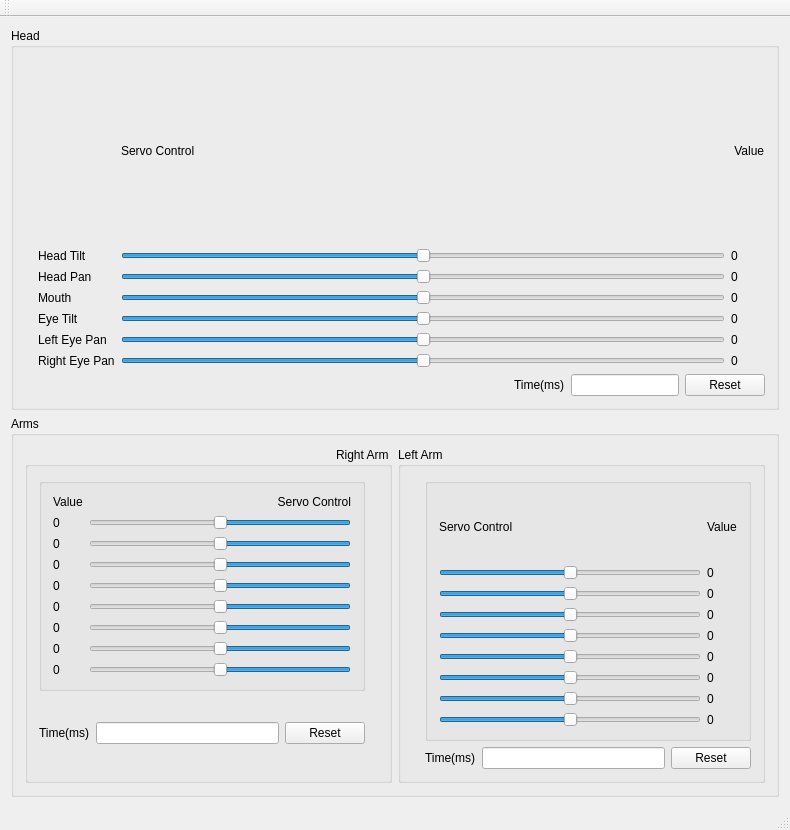
<?xml version="1.0" encoding="UTF-8"?>
<ui version="4.0">
 <class>MainWindow</class>
 <widget class="QMainWindow" name="MainWindow">
  <property name="geometry">
   <rect>
    <x>0</x>
    <y>0</y>
    <width>790</width>
    <height>830</height>
   </rect>
  </property>
  <property name="windowTitle">
   <string>MainWindow</string>
  </property>
  <property name="windowIcon">
   <iconset resource="../resources/images.qrc">
    <normaloff>:/images/icon.png</normaloff>:/images/icon.png</iconset>
  </property>
  <widget class="QWidget" name="centralWidget">
   <layout class="QVBoxLayout" name="verticalLayout">
    <item>
     <widget class="QGroupBox" name="groupBox_head">
      <property name="title">
       <string>Head</string>
      </property>
      <layout class="QHBoxLayout" name="horizontalLayout">
       <item>
        <widget class="QLabel" name="image_head">
         <property name="text">
          <string/>
         </property>
         <property name="pixmap">
          <pixmap resource="../resources/images.qrc">:/images/head.jpg</pixmap>
         </property>
        </widget>
       </item>
       <item>
        <layout class="QVBoxLayout" name="verticalLayout_2">
         <item>
          <layout class="QGridLayout" name="gridLayout_head">
           <item row="3" column="2">
            <widget class="QSlider" name="head_tilt_slider">
             <property name="minimum">
              <number>-99</number>
             </property>
             <property name="orientation">
              <enum>Qt::Horizontal</enum>
             </property>
            </widget>
           </item>
           <item row="4" column="1">
            <widget class="QLabel" name="head_pan_name">
             <property name="text">
              <string>Head Pan</string>
             </property>
            </widget>
           </item>
           <item row="6" column="1">
            <widget class="QLabel" name="eye_tilt_name">
             <property name="text">
              <string>Eye Tilt</string>
             </property>
            </widget>
           </item>
           <item row="6" column="2">
            <widget class="QSlider" name="eye_tilt_slider">
             <property name="minimum">
              <number>-99</number>
             </property>
             <property name="orientation">
              <enum>Qt::Horizontal</enum>
             </property>
            </widget>
           </item>
           <item row="7" column="3">
            <widget class="QLabel" name="left_eye_pan_value">
             <property name="layoutDirection">
              <enum>Qt::LeftToRight</enum>
             </property>
             <property name="autoFillBackground">
              <bool>false</bool>
             </property>
             <property name="text">
              <string>0</string>
             </property>
            </widget>
           </item>
           <item row="0" column="2">
            <widget class="QLabel" name="label_11">
             <property name="text">
              <string>Servo Control</string>
             </property>
            </widget>
           </item>
           <item row="4" column="3">
            <widget class="QLabel" name="head_pan_value">
             <property name="layoutDirection">
              <enum>Qt::LeftToRight</enum>
             </property>
             <property name="autoFillBackground">
              <bool>false</bool>
             </property>
             <property name="text">
              <string>0</string>
             </property>
            </widget>
           </item>
           <item row="3" column="3">
            <widget class="QLabel" name="head_tilt_value">
             <property name="layoutDirection">
              <enum>Qt::LeftToRight</enum>
             </property>
             <property name="autoFillBackground">
              <bool>false</bool>
             </property>
             <property name="text">
              <string>0</string>
             </property>
            </widget>
           </item>
           <item row="8" column="3">
            <widget class="QLabel" name="right_eye_pan_value">
             <property name="layoutDirection">
              <enum>Qt::LeftToRight</enum>
             </property>
             <property name="autoFillBackground">
              <bool>false</bool>
             </property>
             <property name="text">
              <string>0</string>
             </property>
            </widget>
           </item>
           <item row="5" column="1">
            <widget class="QLabel" name="mouth_name">
             <property name="text">
              <string>Mouth</string>
             </property>
            </widget>
           </item>
           <item row="3" column="1">
            <widget class="QLabel" name="head_tilt_name">
             <property name="layoutDirection">
              <enum>Qt::LeftToRight</enum>
             </property>
             <property name="autoFillBackground">
              <bool>false</bool>
             </property>
             <property name="text">
              <string>Head Tilt</string>
             </property>
            </widget>
           </item>
           <item row="5" column="3">
            <widget class="QLabel" name="mouth_value">
             <property name="layoutDirection">
              <enum>Qt::LeftToRight</enum>
             </property>
             <property name="autoFillBackground">
              <bool>false</bool>
             </property>
             <property name="text">
              <string>0</string>
             </property>
            </widget>
           </item>
           <item row="6" column="3">
            <widget class="QLabel" name="eye_tilt_value">
             <property name="layoutDirection">
              <enum>Qt::LeftToRight</enum>
             </property>
             <property name="autoFillBackground">
              <bool>false</bool>
             </property>
             <property name="text">
              <string>0</string>
             </property>
            </widget>
           </item>
           <item row="7" column="1">
            <widget class="QLabel" name="left_eye_pan_name">
             <property name="text">
              <string>Left Eye Pan</string>
             </property>
            </widget>
           </item>
           <item row="8" column="1">
            <widget class="QLabel" name="right_eye_pan_name">
             <property name="text">
              <string>Right Eye Pan</string>
             </property>
            </widget>
           </item>
           <item row="8" column="2">
            <widget class="QSlider" name="right_eye_pan_slider">
             <property name="minimum">
              <number>-99</number>
             </property>
             <property name="orientation">
              <enum>Qt::Horizontal</enum>
             </property>
            </widget>
           </item>
           <item row="5" column="2">
            <widget class="QSlider" name="mouth_slider">
             <property name="minimum">
              <number>-99</number>
             </property>
             <property name="orientation">
              <enum>Qt::Horizontal</enum>
             </property>
            </widget>
           </item>
           <item row="4" column="2">
            <widget class="QSlider" name="head_pan_slider">
             <property name="minimum">
              <number>-99</number>
             </property>
             <property name="orientation">
              <enum>Qt::Horizontal</enum>
             </property>
            </widget>
           </item>
           <item row="0" column="3">
            <widget class="QLabel" name="label_12">
             <property name="text">
              <string> Value</string>
             </property>
            </widget>
           </item>
           <item row="7" column="2">
            <widget class="QSlider" name="left_eye_pan_slider">
             <property name="minimum">
              <number>-99</number>
             </property>
             <property name="orientation">
              <enum>Qt::Horizontal</enum>
             </property>
            </widget>
           </item>
          </layout>
         </item>
         <item>
          <layout class="QHBoxLayout" name="horizontalLayout_3">
           <item>
            <spacer name="horizontalSpacer_7">
             <property name="orientation">
              <enum>Qt::Horizontal</enum>
             </property>
             <property name="sizeHint" stdset="0">
              <size>
               <width>40</width>
               <height>20</height>
              </size>
             </property>
            </spacer>
           </item>
           <item>
            <spacer name="horizontalSpacer">
             <property name="orientation">
              <enum>Qt::Horizontal</enum>
             </property>
             <property name="sizeHint" stdset="0">
              <size>
               <width>40</width>
               <height>20</height>
              </size>
             </property>
            </spacer>
           </item>
           <item>
            <spacer name="horizontalSpacer_2">
             <property name="orientation">
              <enum>Qt::Horizontal</enum>
             </property>
             <property name="sizeHint" stdset="0">
              <size>
               <width>60</width>
               <height>20</height>
              </size>
             </property>
            </spacer>
           </item>
           <item>
            <spacer name="horizontalSpacer_8">
             <property name="orientation">
              <enum>Qt::Horizontal</enum>
             </property>
             <property name="sizeHint" stdset="0">
              <size>
               <width>40</width>
               <height>20</height>
              </size>
             </property>
            </spacer>
           </item>
           <item>
            <spacer name="horizontalSpacer_9">
             <property name="orientation">
              <enum>Qt::Horizontal</enum>
             </property>
             <property name="sizeHint" stdset="0">
              <size>
               <width>40</width>
               <height>20</height>
              </size>
             </property>
            </spacer>
           </item>
           <item>
            <widget class="QLabel" name="head_time_name">
             <property name="text">
              <string>Time(ms)</string>
             </property>
            </widget>
           </item>
           <item>
            <widget class="QLineEdit" name="head_time_value"/>
           </item>
           <item>
            <widget class="QPushButton" name="reset_head_button">
             <property name="text">
              <string>Reset</string>
             </property>
            </widget>
           </item>
          </layout>
         </item>
        </layout>
       </item>
      </layout>
     </widget>
    </item>
    <item>
     <widget class="QGroupBox" name="groupBox_arms">
      <property name="title">
       <string>Arms</string>
      </property>
      <layout class="QHBoxLayout" name="horizontalLayout_7">
       <item>
        <widget class="QGroupBox" name="groupBox_right_arm">
         <property name="layoutDirection">
          <enum>Qt::RightToLeft</enum>
         </property>
         <property name="title">
          <string>Right Arm</string>
         </property>
         <layout class="QHBoxLayout" name="horizontalLayout_4">
          <item>
           <widget class="QLabel" name="label">
            <property name="text">
             <string/>
            </property>
            <property name="pixmap">
             <pixmap resource="../resources/images.qrc">:/images/right_arm.jpg</pixmap>
            </property>
           </widget>
          </item>
          <item>
           <layout class="QVBoxLayout" name="verticalLayout_3">
            <item>
             <widget class="QGroupBox" name="groupBox">
              <property name="layoutDirection">
               <enum>Qt::LeftToRight</enum>
              </property>
              <property name="title">
               <string/>
              </property>
              <layout class="QVBoxLayout" name="verticalLayout_4">
               <item>
                <layout class="QGridLayout" name="gridLayout_4">
                 <item row="3" column="1">
                  <widget class="QSlider" name="right_arm_6_slider">
                   <property name="minimum">
                    <number>-99</number>
                   </property>
                   <property name="orientation">
                    <enum>Qt::Horizontal</enum>
                   </property>
                   <property name="invertedAppearance">
                    <bool>true</bool>
                   </property>
                   <property name="invertedControls">
                    <bool>false</bool>
                   </property>
                  </widget>
                 </item>
                 <item row="8" column="1">
                  <widget class="QSlider" name="right_arm_1_slider">
                   <property name="minimum">
                    <number>-99</number>
                   </property>
                   <property name="orientation">
                    <enum>Qt::Horizontal</enum>
                   </property>
                   <property name="invertedAppearance">
                    <bool>true</bool>
                   </property>
                   <property name="invertedControls">
                    <bool>false</bool>
                   </property>
                  </widget>
                 </item>
                 <item row="2" column="1">
                  <widget class="QSlider" name="right_arm_7_slider">
                   <property name="minimum">
                    <number>-99</number>
                   </property>
                   <property name="orientation">
                    <enum>Qt::Horizontal</enum>
                   </property>
                   <property name="invertedAppearance">
                    <bool>true</bool>
                   </property>
                   <property name="invertedControls">
                    <bool>false</bool>
                   </property>
                  </widget>
                 </item>
                 <item row="0" column="1">
                  <widget class="QLabel" name="label_3">
                   <property name="layoutDirection">
                    <enum>Qt::LeftToRight</enum>
                   </property>
                   <property name="text">
                    <string>Servo Control</string>
                   </property>
                   <property name="alignment">
                    <set>Qt::AlignRight|Qt::AlignTrailing|Qt::AlignVCenter</set>
                   </property>
                  </widget>
                 </item>
                 <item row="2" column="0">
                  <widget class="QLabel" name="right_arm_7_value">
                   <property name="layoutDirection">
                    <enum>Qt::LeftToRight</enum>
                   </property>
                   <property name="autoFillBackground">
                    <bool>false</bool>
                   </property>
                   <property name="text">
                    <string>0</string>
                   </property>
                  </widget>
                 </item>
                 <item row="5" column="0">
                  <widget class="QLabel" name="right_arm_4_value">
                   <property name="layoutDirection">
                    <enum>Qt::LeftToRight</enum>
                   </property>
                   <property name="autoFillBackground">
                    <bool>false</bool>
                   </property>
                   <property name="text">
                    <string>0</string>
                   </property>
                  </widget>
                 </item>
                 <item row="1" column="1">
                  <widget class="QSlider" name="right_arm_8_slider">
                   <property name="minimum">
                    <number>-99</number>
                   </property>
                   <property name="orientation">
                    <enum>Qt::Horizontal</enum>
                   </property>
                   <property name="invertedAppearance">
                    <bool>true</bool>
                   </property>
                   <property name="invertedControls">
                    <bool>false</bool>
                   </property>
                  </widget>
                 </item>
                 <item row="0" column="0">
                  <widget class="QLabel" name="label_5">
                   <property name="text">
                    <string>Value</string>
                   </property>
                  </widget>
                 </item>
                 <item row="1" column="0">
                  <widget class="QLabel" name="right_arm_8_value">
                   <property name="layoutDirection">
                    <enum>Qt::LeftToRight</enum>
                   </property>
                   <property name="autoFillBackground">
                    <bool>false</bool>
                   </property>
                   <property name="text">
                    <string>0</string>
                   </property>
                  </widget>
                 </item>
                 <item row="3" column="0">
                  <widget class="QLabel" name="right_arm_6_value">
                   <property name="layoutDirection">
                    <enum>Qt::LeftToRight</enum>
                   </property>
                   <property name="autoFillBackground">
                    <bool>false</bool>
                   </property>
                   <property name="text">
                    <string>0</string>
                   </property>
                  </widget>
                 </item>
                 <item row="7" column="0">
                  <widget class="QLabel" name="right_arm_2_value">
                   <property name="layoutDirection">
                    <enum>Qt::LeftToRight</enum>
                   </property>
                   <property name="autoFillBackground">
                    <bool>false</bool>
                   </property>
                   <property name="text">
                    <string>0</string>
                   </property>
                  </widget>
                 </item>
                 <item row="5" column="1">
                  <widget class="QSlider" name="right_arm_4_slider">
                   <property name="minimum">
                    <number>-99</number>
                   </property>
                   <property name="orientation">
                    <enum>Qt::Horizontal</enum>
                   </property>
                   <property name="invertedAppearance">
                    <bool>true</bool>
                   </property>
                   <property name="invertedControls">
                    <bool>false</bool>
                   </property>
                  </widget>
                 </item>
                 <item row="6" column="1">
                  <widget class="QSlider" name="right_arm_3_slider">
                   <property name="minimum">
                    <number>-99</number>
                   </property>
                   <property name="orientation">
                    <enum>Qt::Horizontal</enum>
                   </property>
                   <property name="invertedAppearance">
                    <bool>true</bool>
                   </property>
                   <property name="invertedControls">
                    <bool>false</bool>
                   </property>
                  </widget>
                 </item>
                 <item row="7" column="1">
                  <widget class="QSlider" name="right_arm_2_slider">
                   <property name="minimum">
                    <number>-99</number>
                   </property>
                   <property name="orientation">
                    <enum>Qt::Horizontal</enum>
                   </property>
                   <property name="invertedAppearance">
                    <bool>true</bool>
                   </property>
                   <property name="invertedControls">
                    <bool>false</bool>
                   </property>
                  </widget>
                 </item>
                 <item row="8" column="0">
                  <widget class="QLabel" name="right_arm_1_value">
                   <property name="layoutDirection">
                    <enum>Qt::LeftToRight</enum>
                   </property>
                   <property name="autoFillBackground">
                    <bool>false</bool>
                   </property>
                   <property name="text">
                    <string>0</string>
                   </property>
                  </widget>
                 </item>
                 <item row="4" column="0">
                  <widget class="QLabel" name="right_arm_5_value">
                   <property name="layoutDirection">
                    <enum>Qt::LeftToRight</enum>
                   </property>
                   <property name="autoFillBackground">
                    <bool>false</bool>
                   </property>
                   <property name="text">
                    <string>0</string>
                   </property>
                  </widget>
                 </item>
                 <item row="6" column="0">
                  <widget class="QLabel" name="right_arm_3_value">
                   <property name="layoutDirection">
                    <enum>Qt::LeftToRight</enum>
                   </property>
                   <property name="autoFillBackground">
                    <bool>false</bool>
                   </property>
                   <property name="text">
                    <string>0</string>
                   </property>
                  </widget>
                 </item>
                 <item row="4" column="1">
                  <widget class="QSlider" name="right_arm_5_slider">
                   <property name="minimum">
                    <number>-99</number>
                   </property>
                   <property name="orientation">
                    <enum>Qt::Horizontal</enum>
                   </property>
                   <property name="invertedAppearance">
                    <bool>true</bool>
                   </property>
                   <property name="invertedControls">
                    <bool>false</bool>
                   </property>
                  </widget>
                 </item>
                </layout>
               </item>
              </layout>
             </widget>
            </item>
            <item>
             <layout class="QHBoxLayout" name="horizontalLayout_5">
              <item>
               <widget class="QPushButton" name="reset_right_arm_button">
                <property name="text">
                 <string>Reset</string>
                </property>
               </widget>
              </item>
              <item>
               <widget class="QLineEdit" name="right_arm_time_value"/>
              </item>
              <item>
               <widget class="QLabel" name="right_arm_time_name">
                <property name="text">
                 <string>Time(ms)</string>
                </property>
               </widget>
              </item>
             </layout>
            </item>
           </layout>
          </item>
         </layout>
        </widget>
       </item>
       <item>
        <widget class="QGroupBox" name="groupBox_left_arm">
         <property name="title">
          <string>Left Arm</string>
         </property>
         <layout class="QHBoxLayout" name="horizontalLayout_6">
          <item>
           <widget class="QLabel" name="label_2">
            <property name="text">
             <string/>
            </property>
            <property name="pixmap">
             <pixmap resource="../resources/images.qrc">:/images/left_arm.jpg</pixmap>
            </property>
           </widget>
          </item>
          <item>
           <layout class="QVBoxLayout" name="verticalLayout_5">
            <item>
             <widget class="QGroupBox" name="groupBox_2">
              <property name="title">
               <string/>
              </property>
              <layout class="QVBoxLayout" name="verticalLayout_6">
               <item>
                <layout class="QGridLayout" name="gridLayout">
                 <item row="8" column="0">
                  <widget class="QSlider" name="left_arm_2_slider">
                   <property name="minimum">
                    <number>-99</number>
                   </property>
                   <property name="orientation">
                    <enum>Qt::Horizontal</enum>
                   </property>
                   <property name="invertedAppearance">
                    <bool>false</bool>
                   </property>
                  </widget>
                 </item>
                 <item row="7" column="0">
                  <widget class="QSlider" name="left_arm_3_slider">
                   <property name="minimum">
                    <number>-99</number>
                   </property>
                   <property name="orientation">
                    <enum>Qt::Horizontal</enum>
                   </property>
                   <property name="invertedAppearance">
                    <bool>false</bool>
                   </property>
                  </widget>
                 </item>
                 <item row="6" column="0">
                  <widget class="QSlider" name="left_arm_4_slider">
                   <property name="minimum">
                    <number>-99</number>
                   </property>
                   <property name="orientation">
                    <enum>Qt::Horizontal</enum>
                   </property>
                   <property name="invertedAppearance">
                    <bool>false</bool>
                   </property>
                  </widget>
                 </item>
                 <item row="2" column="1">
                  <widget class="QLabel" name="left_arm_8_value">
                   <property name="layoutDirection">
                    <enum>Qt::LeftToRight</enum>
                   </property>
                   <property name="autoFillBackground">
                    <bool>false</bool>
                   </property>
                   <property name="text">
                    <string>0</string>
                   </property>
                  </widget>
                 </item>
                 <item row="8" column="1">
                  <widget class="QLabel" name="left_arm_2_value">
                   <property name="layoutDirection">
                    <enum>Qt::LeftToRight</enum>
                   </property>
                   <property name="autoFillBackground">
                    <bool>false</bool>
                   </property>
                   <property name="text">
                    <string>0</string>
                   </property>
                  </widget>
                 </item>
                 <item row="3" column="1">
                  <widget class="QLabel" name="left_arm_7_value">
                   <property name="layoutDirection">
                    <enum>Qt::LeftToRight</enum>
                   </property>
                   <property name="autoFillBackground">
                    <bool>false</bool>
                   </property>
                   <property name="text">
                    <string>0</string>
                   </property>
                  </widget>
                 </item>
                 <item row="9" column="0">
                  <widget class="QSlider" name="left_arm_1_slider">
                   <property name="minimum">
                    <number>-99</number>
                   </property>
                   <property name="orientation">
                    <enum>Qt::Horizontal</enum>
                   </property>
                   <property name="invertedAppearance">
                    <bool>false</bool>
                   </property>
                  </widget>
                 </item>
                 <item row="5" column="1">
                  <widget class="QLabel" name="left_arm_5_value">
                   <property name="layoutDirection">
                    <enum>Qt::LeftToRight</enum>
                   </property>
                   <property name="autoFillBackground">
                    <bool>false</bool>
                   </property>
                   <property name="text">
                    <string>0</string>
                   </property>
                  </widget>
                 </item>
                 <item row="7" column="1">
                  <widget class="QLabel" name="left_arm_3_value">
                   <property name="layoutDirection">
                    <enum>Qt::LeftToRight</enum>
                   </property>
                   <property name="autoFillBackground">
                    <bool>false</bool>
                   </property>
                   <property name="text">
                    <string>0</string>
                   </property>
                  </widget>
                 </item>
                 <item row="4" column="0">
                  <widget class="QSlider" name="left_arm_6_slider">
                   <property name="minimum">
                    <number>-99</number>
                   </property>
                   <property name="orientation">
                    <enum>Qt::Horizontal</enum>
                   </property>
                   <property name="invertedAppearance">
                    <bool>false</bool>
                   </property>
                  </widget>
                 </item>
                 <item row="3" column="0">
                  <widget class="QSlider" name="left_arm_7_slider">
                   <property name="minimum">
                    <number>-99</number>
                   </property>
                   <property name="orientation">
                    <enum>Qt::Horizontal</enum>
                   </property>
                   <property name="invertedAppearance">
                    <bool>false</bool>
                   </property>
                  </widget>
                 </item>
                 <item row="6" column="1">
                  <widget class="QLabel" name="left_arm_4_value">
                   <property name="layoutDirection">
                    <enum>Qt::LeftToRight</enum>
                   </property>
                   <property name="autoFillBackground">
                    <bool>false</bool>
                   </property>
                   <property name="text">
                    <string>0</string>
                   </property>
                  </widget>
                 </item>
                 <item row="9" column="1">
                  <widget class="QLabel" name="left_arm_1_value">
                   <property name="layoutDirection">
                    <enum>Qt::LeftToRight</enum>
                   </property>
                   <property name="autoFillBackground">
                    <bool>false</bool>
                   </property>
                   <property name="text">
                    <string>0</string>
                   </property>
                  </widget>
                 </item>
                 <item row="5" column="0">
                  <widget class="QSlider" name="left_arm_5_slider">
                   <property name="minimum">
                    <number>-99</number>
                   </property>
                   <property name="orientation">
                    <enum>Qt::Horizontal</enum>
                   </property>
                   <property name="invertedAppearance">
                    <bool>false</bool>
                   </property>
                  </widget>
                 </item>
                 <item row="4" column="1">
                  <widget class="QLabel" name="left_arm_6_value">
                   <property name="layoutDirection">
                    <enum>Qt::LeftToRight</enum>
                   </property>
                   <property name="autoFillBackground">
                    <bool>false</bool>
                   </property>
                   <property name="text">
                    <string>0</string>
                   </property>
                  </widget>
                 </item>
                 <item row="2" column="0">
                  <widget class="QSlider" name="left_arm_8_slider">
                   <property name="minimum">
                    <number>-99</number>
                   </property>
                   <property name="orientation">
                    <enum>Qt::Horizontal</enum>
                   </property>
                   <property name="invertedAppearance">
                    <bool>false</bool>
                   </property>
                  </widget>
                 </item>
                 <item row="1" column="0">
                  <widget class="QLabel" name="label_4">
                   <property name="text">
                    <string>Servo Control</string>
                   </property>
                  </widget>
                 </item>
                 <item row="1" column="1">
                  <widget class="QLabel" name="label_6">
                   <property name="text">
                    <string>Value</string>
                   </property>
                  </widget>
                 </item>
                </layout>
               </item>
              </layout>
             </widget>
            </item>
            <item>
             <layout class="QHBoxLayout" name="horizontalLayout_2">
              <item>
               <widget class="QLabel" name="left_arm_time_name">
                <property name="text">
                 <string>Time(ms)</string>
                </property>
               </widget>
              </item>
              <item>
               <widget class="QLineEdit" name="left_arm_time_value"/>
              </item>
              <item>
               <widget class="QPushButton" name="reset_left_arm_button">
                <property name="text">
                 <string>Reset</string>
                </property>
               </widget>
              </item>
             </layout>
            </item>
           </layout>
          </item>
         </layout>
        </widget>
       </item>
      </layout>
     </widget>
    </item>
   </layout>
  </widget>
  <widget class="QMenuBar" name="menuBar">
   <property name="geometry">
    <rect>
     <x>0</x>
     <y>0</y>
     <width>790</width>
     <height>25</height>
    </rect>
   </property>
  </widget>
  <widget class="QToolBar" name="mainToolBar">
   <attribute name="toolBarArea">
    <enum>TopToolBarArea</enum>
   </attribute>
   <attribute name="toolBarBreak">
    <bool>false</bool>
   </attribute>
  </widget>
  <widget class="QStatusBar" name="statusBar"/>
 </widget>
 <layoutdefault spacing="6" margin="11"/>
 <resources>
  <include location="../resources/images.qrc"/>
 </resources>
 <connections/>
</ui>
